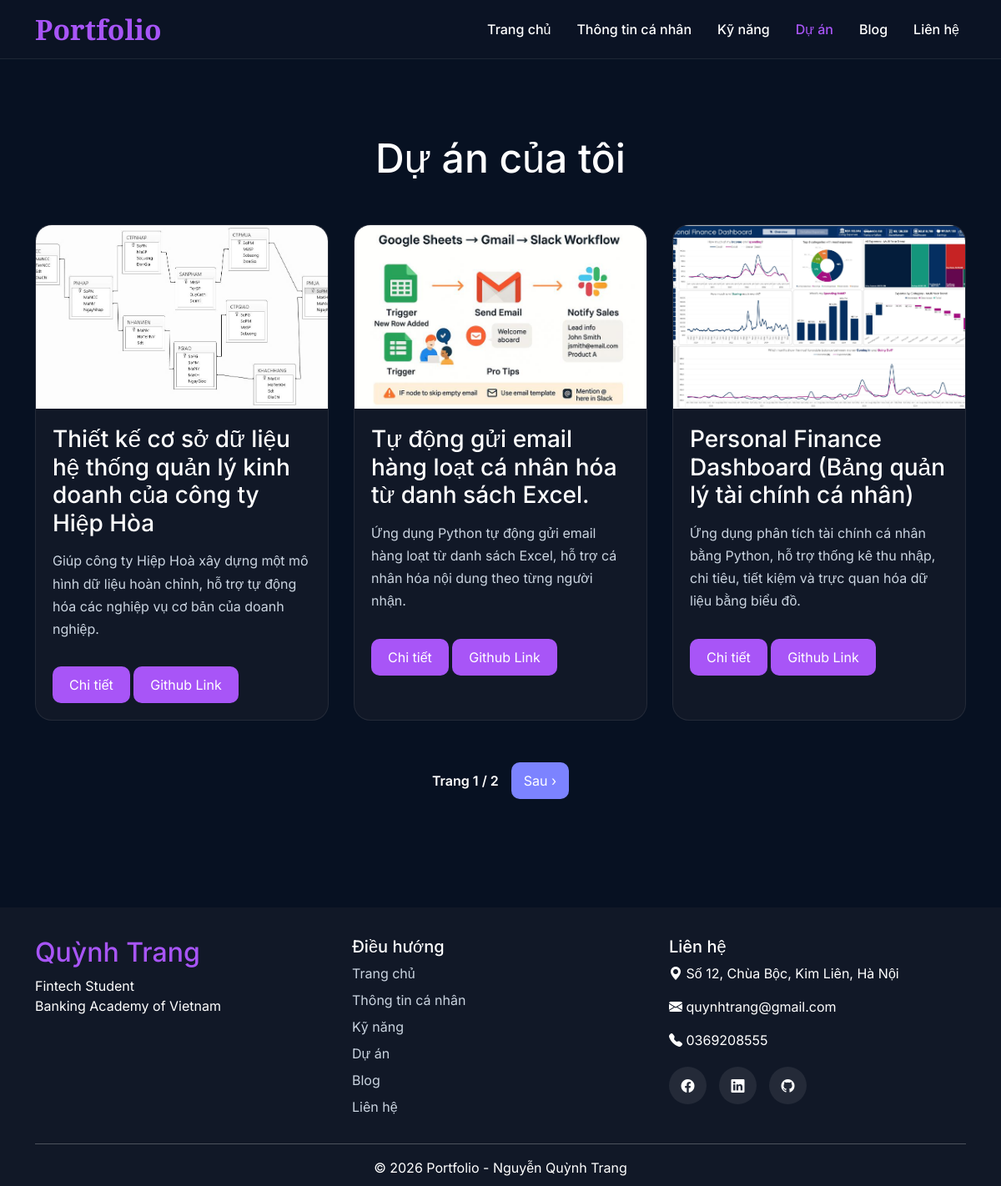
/projects/, run on the app's committed database.
### projects/models.py (models this page shows, shortened)
class Project(models.Model):
    title = models.CharField(max_length=200)
    image = models.ImageField(upload_to='projects/')
    created_at = models.DateField(blank=True, null=True)
    short_description = models.TextField()
    description = models.TextField()
    github_link = models.URLField(blank=True)

### projects/views.py (the view)
# urls.py: path('', views.project_list, name='projects'),
def project_list(request):
    projects = Project.objects.all()
    paginator = Paginator(projects, 3)
    page_number = request.GET.get('page')
    page_obj = paginator.get_page(page_number)
    return render( request, 'projects/project_list.html',{'page_obj': page_obj})

### projects/templates/projects/project_list.html (shortened to what this page needs)
{% extends 'base.html' %}
{% block content %}
<section class="project-section">
    <div class="container">
        <h1 class="page-title">Dự án của tôi</h1>
        <div class="project-grid">
            {% for project in page_obj %}
            <div class="project-card">
                <img src="{{ project.image.url }}" alt="{{ project.title }}">
                <div class="project-content">
                    <h3>{{ project.title }}</h3>
                    <p>{{ project.short_description }}</p>
                    <div class="project-buttons">
                        <a href="{% url 'project_detail' project.id %}" class="project-btn">Chi tiết</a>
                        <a href="{{ project.github_link }}" target="_blank" class="project-btn github-btn">Github Link</a>
                    </div>
                </div>
            </div>
            {% endfor %}
        </div>
    </div>
    <div class="pagination">
        <span>Trang {{ page_obj.number }} / {{ page_obj.paginator.num_pages }}</span>
        {% if page_obj.has_next %}
            <a href="?page={{ page_obj.next_page_number }}"> Sau ›</a>
        {% endif %}
    </div>
</section>
{% endblock %}

### static/css/style.css (style rules this page uses)
body { font-family: 'Inter', sans-serif; background:#071122; color:white; }
.project-section { padding:90px 0; }
.page-title { text-align:center; margin-bottom:50px; font-size:3rem; }
.project-grid { display:grid; grid-template-columns: repeat(3, 1fr); gap:30px; }
.project-card { background:#111827; border-radius:20px; overflow:hidden; transition:.4s; border: 1px solid rgba(255,255,255,.08); }
.project-card img { width:100%; height:220px; object-fit:cover; }
.project-content { padding:20px; }
.project-content h3 { margin-bottom:15px; }
.project-content p { color:#cbd5e1; line-height:1.7; }
.project-btn { display:inline-block; margin-top:15px; padding:10px 20px; background:#A855F7; color:white; text-decoration:none; border-radius:10px; transition:.3s; }
.pagination { display:flex; justify-content:center; align-items:center; gap:15px; margin-top:50px; margin-bottom:40px; }
.pagination a { text-decoration:none; color:white; background:#7C83FF; padding:10px 15px; border-radius:10px; transition:.3s; }
.pagination span { color:white; font-weight:600; }

### data on the page
Project: image (picture), title "Thiết kế cơ sở dữ liệu hệ thống quản lý kinh doanh của công ty Hiệp Hòa", short_description "Giúp công ty Hiệp Hoà xây dựng một mô hình dữ liệu hoàn chỉnh, hỗ trợ tự động hóa các nghiệp vụ cơ bản của doanh nghiệp."
Project: image (picture), title "Tự động gửi email hàng loạt cá nhân hóa từ danh sách Excel.", short_description "Ứng dụng Python tự động gửi email hàng loạt từ danh sách Excel, hỗ trợ cá nhân hóa nội dung theo từng người nhận."
Project: image (picture), title "Personal Finance Dashboard (Bảng quản lý tài chính cá nhân)", short_description "Ứng dụng phân tích tài chính cá nhân bằng Python, hỗ trợ thống kê thu nhập, chi tiêu, tiết kiệm và trực quan hóa dữ liệu bằng biểu đồ."

### other printed values
{{ page_obj.number }} "1"
{{ page_obj.paginator.num_pages }} "2"
